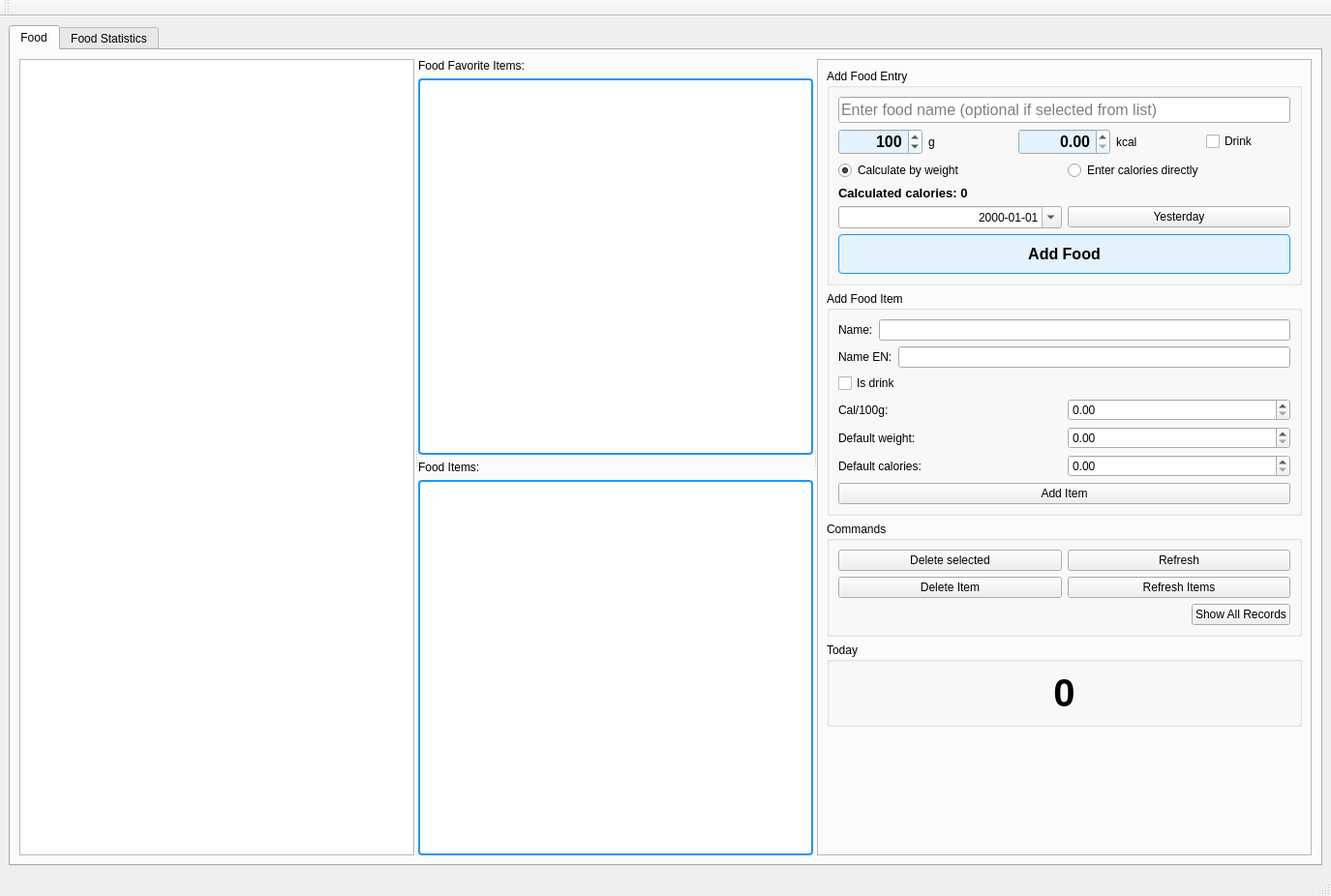
<?xml version="1.0" encoding="UTF-8"?>
<ui version="4.0">
 <class>MainWindow</class>
 <widget class="QMainWindow" name="MainWindow">
  <property name="geometry">
   <rect>
    <x>0</x>
    <y>0</y>
    <width>1375</width>
    <height>926</height>
   </rect>
  </property>
  <property name="windowTitle">
   <string>Food tracker</string>
  </property>
  <widget class="QWidget" name="centralWidget">
   <layout class="QHBoxLayout" name="horizontalLayout">
    <item>
     <widget class="QTabWidget" name="tabWidget">
      <property name="currentIndex">
       <number>0</number>
      </property>
      <widget class="QWidget" name="tab_food">
       <attribute name="title">
        <string>Food</string>
       </attribute>
       <layout class="QHBoxLayout" name="horizontalLayout_food">
        <item>
         <widget class="QSplitter" name="splitter_food">
          <property name="orientation">
           <enum>Qt::Horizontal</enum>
          </property>
          <property name="childrenCollapsible">
           <bool>false</bool>
          </property>
          <widget class="QTableView" name="tableView_food_log"/>
          <widget class="QWidget" name="widget_food_middle">
           <layout class="QVBoxLayout" name="verticalLayout_food_middle">
            <item>
             <widget class="QLabel" name="label_favorite_food_items">
              <property name="text">
               <string>Food Favorite Items:</string>
              </property>
             </widget>
            </item>
            <item>
             <widget class="QListView" name="listView_favorite_food_items">
              <property name="styleSheet">
               <string notr="true">QListView {
                                border: 2px solid #2196F3;
                                border-radius: 4px;
                                background-color: white;
                                }
                                QListView::item {
                                padding: 4px;
                                border-bottom: 1px solid #e0e0e0;
                                }
                                QListView::item:selected {
                                background-color: #e3f2fd;
                                color: black;
                                }
                                QListView::item:hover {
                                background-color: #bbdefb;
                                }</string>
              </property>
             </widget>
            </item>
            <item>
             <widget class="QLabel" name="label_food_items">
              <property name="text">
               <string>Food Items:</string>
              </property>
             </widget>
            </item>
            <item>
             <widget class="QListView" name="listView_food_items">
              <property name="styleSheet">
               <string notr="true">QListView {
                                border: 2px solid #2196F3;
                                border-radius: 4px;
                                background-color: white;
                                }
                                QListView::item {
                                padding: 4px;
                                border-bottom: 1px solid #e0e0e0;
                                }
                                QListView::item:selected {
                                background-color: #e3f2fd;
                                color: black;
                                }
                                QListView::item:hover {
                                background-color: #bbdefb;
                                }</string>
              </property>
             </widget>
            </item>
           </layout>
          </widget>
          <widget class="QFrame" name="frame_food_controls">
           <property name="minimumSize">
            <size>
             <width>350</width>
             <height>0</height>
            </size>
           </property>
           <property name="frameShape">
            <enum>QFrame::StyledPanel</enum>
           </property>
           <property name="frameShadow">
            <enum>QFrame::Raised</enum>
           </property>
           <layout class="QVBoxLayout" name="verticalLayout_food_controls">
            <item>
             <widget class="QGroupBox" name="groupBox_food_add">
              <property name="title">
               <string>Add Food Entry</string>
              </property>
              <layout class="QVBoxLayout" name="verticalLayout">
               <item>
                <layout class="QHBoxLayout" name="horizontalLayout_food_manual_name">
                 <item>
                  <widget class="QLineEdit" name="lineEdit_food_manual_name">
                   <property name="font">
                    <font>
                     <pointsize>12</pointsize>
                    </font>
                   </property>
                   <property name="placeholderText">
                    <string>Enter food name (optional if selected from list)</string>
                   </property>
                  </widget>
                 </item>
                </layout>
               </item>
               <item>
                <layout class="QHBoxLayout" name="horizontalLayout_food_weight">
                 <item>
                  <widget class="QSpinBox" name="spinBox_food_weight">
                   <property name="font">
                    <font>
                     <pointsize>12</pointsize>
                     <weight>75</weight>
                     <bold>true</bold>
                    </font>
                   </property>
                   <property name="styleSheet">
                    <string notr="true">QSpinBox {
                                          background-color: #e3f2fd;
                                          }</string>
                   </property>
                   <property name="alignment">
                    <set>Qt::AlignRight|Qt::AlignTrailing|Qt::AlignVCenter</set>
                   </property>
                   <property name="maximum">
                    <number>10000</number>
                   </property>
                   <property name="value">
                    <number>100</number>
                   </property>
                  </widget>
                 </item>
                 <item>
                  <widget class="QLabel" name="label_food_weight_unit">
                   <property name="text">
                    <string>g</string>
                   </property>
                  </widget>
                 </item>
                 <item>
                  <widget class="QDoubleSpinBox" name="doubleSpinBox_food_calories">
                   <property name="font">
                    <font>
                     <pointsize>12</pointsize>
                     <weight>75</weight>
                     <bold>true</bold>
                    </font>
                   </property>
                   <property name="styleSheet">
                    <string notr="true">QDoubleSpinBox {
                                          background-color: #e3f2fd;
                                          }</string>
                   </property>
                   <property name="alignment">
                    <set>Qt::AlignRight|Qt::AlignTrailing|Qt::AlignVCenter</set>
                   </property>
                   <property name="maximum">
                    <double>10000.000000000000000</double>
                   </property>
                  </widget>
                 </item>
                 <item>
                  <widget class="QLabel" name="label_food_calories">
                   <property name="text">
                    <string>kcal</string>
                   </property>
                  </widget>
                 </item>
                 <item>
                  <widget class="QCheckBox" name="checkBox_food_is_drink">
                   <property name="text">
                    <string>Drink</string>
                   </property>
                  </widget>
                 </item>
                </layout>
               </item>
               <item>
                <layout class="QHBoxLayout" name="horizontalLayout_2">
                 <item>
                  <widget class="QRadioButton" name="radioButton_use_weight">
                   <property name="text">
                    <string>Calculate by weight</string>
                   </property>
                   <property name="checked">
                    <bool>true</bool>
                   </property>
                  </widget>
                 </item>
                 <item>
                  <widget class="QRadioButton" name="radioButton_use_calories">
                   <property name="text">
                    <string>Enter calories directly</string>
                   </property>
                  </widget>
                 </item>
                </layout>
               </item>
               <item>
                <widget class="QLabel" name="label_food_calories_calc">
                 <property name="font">
                  <font>
                   <pointsize>10</pointsize>
                   <weight>75</weight>
                   <bold>true</bold>
                  </font>
                 </property>
                 <property name="text">
                  <string>Calculated calories: 0</string>
                 </property>
                </widget>
               </item>
               <item>
                <layout class="QHBoxLayout" name="horizontalLayout_food_date">
                 <item>
                  <widget class="QDateEdit" name="dateEdit_food">
                   <property name="minimumSize">
                    <size>
                     <width>191</width>
                     <height>0</height>
                    </size>
                   </property>
                   <property name="alignment">
                    <set>Qt::AlignRight|Qt::AlignTrailing|Qt::AlignVCenter</set>
                   </property>
                   <property name="displayFormat">
                    <string>yyyy-MM-dd</string>
                   </property>
                   <property name="calendarPopup">
                    <bool>true</bool>
                   </property>
                  </widget>
                 </item>
                 <item>
                  <widget class="QPushButton" name="pushButton_food_yesterday">
                   <property name="minimumSize">
                    <size>
                     <width>61</width>
                     <height>0</height>
                    </size>
                   </property>
                   <property name="text">
                    <string>Yesterday</string>
                   </property>
                  </widget>
                 </item>
                </layout>
               </item>
               <item>
                <widget class="QPushButton" name="pushButton_food_add">
                 <property name="minimumSize">
                  <size>
                   <width>0</width>
                   <height>41</height>
                  </size>
                 </property>
                 <property name="font">
                  <font>
                   <pointsize>12</pointsize>
                   <weight>75</weight>
                   <bold>true</bold>
                  </font>
                 </property>
                 <property name="styleSheet">
                  <string notr="true">QPushButton {
                                      background-color: #e3f2fd;
                                      border: 1px solid #2196F3;
                                      border-radius: 4px;
                                      }
                                      QPushButton:hover {
                                      background-color: #bbdefb;
                                      }
                                      QPushButton:pressed {
                                      background-color: #90caf9;
                                      }</string>
                 </property>
                 <property name="text">
                  <string>Add Food</string>
                 </property>
                </widget>
               </item>
              </layout>
             </widget>
            </item>
            <item>
             <widget class="QGroupBox" name="groupBox_food_items">
              <property name="title">
               <string>Add Food Item</string>
              </property>
              <layout class="QVBoxLayout" name="verticalLayout_food_items">
               <item>
                <layout class="QHBoxLayout" name="horizontalLayout_food_name">
                 <item>
                  <widget class="QLabel" name="label_food_name">
                   <property name="text">
                    <string>Name:</string>
                   </property>
                  </widget>
                 </item>
                 <item>
                  <widget class="QLineEdit" name="lineEdit_food_name"/>
                 </item>
                </layout>
               </item>
               <item>
                <layout class="QHBoxLayout" name="horizontalLayout_food_name_en">
                 <item>
                  <widget class="QLabel" name="label_food_name_en">
                   <property name="text">
                    <string>Name EN:</string>
                   </property>
                  </widget>
                 </item>
                 <item>
                  <widget class="QLineEdit" name="lineEdit_food_name_en"/>
                 </item>
                </layout>
               </item>
               <item>
                <widget class="QCheckBox" name="checkBox_is_drink">
                 <property name="text">
                  <string>Is drink</string>
                 </property>
                </widget>
               </item>
               <item>
                <layout class="QHBoxLayout" name="horizontalLayout_food_cal100">
                 <item>
                  <widget class="QLabel" name="label_food_cal100">
                   <property name="text">
                    <string>Cal/100g:</string>
                   </property>
                  </widget>
                 </item>
                 <item>
                  <widget class="QDoubleSpinBox" name="doubleSpinBox_food_cal100">
                   <property name="maximum">
                    <double>9999.000000000000000</double>
                   </property>
                  </widget>
                 </item>
                </layout>
               </item>
               <item>
                <layout class="QHBoxLayout" name="horizontalLayout_food_default_weight">
                 <item>
                  <widget class="QLabel" name="label_food_default_weight">
                   <property name="text">
                    <string>Default weight:</string>
                   </property>
                  </widget>
                 </item>
                 <item>
                  <widget class="QDoubleSpinBox" name="doubleSpinBox_food_default_weight">
                   <property name="maximum">
                    <double>9999.000000000000000</double>
                   </property>
                  </widget>
                 </item>
                </layout>
               </item>
               <item>
                <layout class="QHBoxLayout" name="horizontalLayout_food_default_cal">
                 <item>
                  <widget class="QLabel" name="label_food_default_cal">
                   <property name="text">
                    <string>Default calories:</string>
                   </property>
                  </widget>
                 </item>
                 <item>
                  <widget class="QDoubleSpinBox" name="doubleSpinBox_food_default_cal">
                   <property name="maximum">
                    <double>9999.000000000000000</double>
                   </property>
                  </widget>
                 </item>
                </layout>
               </item>
               <item>
                <widget class="QPushButton" name="pushButton_food_item_add">
                 <property name="text">
                  <string>Add Item</string>
                 </property>
                </widget>
               </item>
              </layout>
             </widget>
            </item>
            <item>
             <widget class="QGroupBox" name="groupBox_food_commands">
              <property name="title">
               <string>Commands</string>
              </property>
              <layout class="QVBoxLayout" name="verticalLayout_2">
               <item>
                <layout class="QHBoxLayout" name="horizontalLayout_food_commands">
                 <item>
                  <widget class="QPushButton" name="pushButton_food_delete">
                   <property name="text">
                    <string>Delete selected</string>
                   </property>
                  </widget>
                 </item>
                 <item>
                  <widget class="QPushButton" name="pushButton_food_refresh">
                   <property name="text">
                    <string>Refresh</string>
                   </property>
                  </widget>
                 </item>
                </layout>
               </item>
               <item>
                <layout class="QHBoxLayout" name="horizontalLayout_food_commands2">
                 <item>
                  <widget class="QPushButton" name="pushButton_food_items_delete">
                   <property name="text">
                    <string>Delete Item</string>
                   </property>
                  </widget>
                 </item>
                 <item>
                  <widget class="QPushButton" name="pushButton_food_items_refresh">
                   <property name="text">
                    <string>Refresh Items</string>
                   </property>
                  </widget>
                 </item>
                </layout>
               </item>
               <item>
                <layout class="QHBoxLayout" name="horizontalLayout_3">
                 <item>
                  <spacer name="horizontalSpacer">
                   <property name="orientation">
                    <enum>Qt::Horizontal</enum>
                   </property>
                   <property name="sizeHint" stdset="0">
                    <size>
                     <width>40</width>
                     <height>20</height>
                    </size>
                   </property>
                  </spacer>
                 </item>
                 <item>
                  <widget class="QPushButton" name="pushButton_show_all_records">
                   <property name="text">
                    <string>Show All Records</string>
                   </property>
                  </widget>
                 </item>
                </layout>
               </item>
              </layout>
             </widget>
            </item>
            <item>
             <widget class="QGroupBox" name="groupBox_food_today">
              <property name="title">
               <string>Today</string>
              </property>
              <layout class="QHBoxLayout" name="horizontalLayout_5">
               <item>
                <widget class="QLabel" name="label_food_today">
                 <property name="font">
                  <font>
                   <pointsize>30</pointsize>
                   <weight>75</weight>
                   <bold>true</bold>
                  </font>
                 </property>
                 <property name="text">
                  <string>0</string>
                 </property>
                 <property name="alignment">
                  <set>Qt::AlignCenter</set>
                 </property>
                </widget>
               </item>
              </layout>
             </widget>
            </item>
            <item>
             <spacer name="verticalSpacer_food">
              <property name="orientation">
               <enum>Qt::Vertical</enum>
              </property>
              <property name="sizeHint" stdset="0">
               <size>
                <width>20</width>
                <height>40</height>
               </size>
              </property>
             </spacer>
            </item>
           </layout>
          </widget>
         </widget>
        </item>
       </layout>
      </widget>
      <widget class="QWidget" name="tab_food_stats">
       <attribute name="title">
        <string>Food Statistics</string>
       </attribute>
       <layout class="QVBoxLayout" name="verticalLayout_food_stats">
        <item>
         <widget class="QFrame" name="frame_food_stats_controls">
          <property name="maximumSize">
           <size>
            <width>16777215</width>
            <height>80</height>
           </size>
          </property>
          <property name="frameShape">
           <enum>QFrame::StyledPanel</enum>
          </property>
          <property name="frameShadow">
           <enum>QFrame::Raised</enum>
          </property>
          <layout class="QHBoxLayout" name="horizontalLayout_food_stats_controls">
           <item>
            <widget class="QLabel" name="label_food_stats_from">
             <property name="text">
              <string>From:</string>
             </property>
            </widget>
           </item>
           <item>
            <widget class="QDateEdit" name="dateEdit_food_stats_from">
             <property name="displayFormat">
              <string>yyyy-MM-dd</string>
             </property>
             <property name="calendarPopup">
              <bool>true</bool>
             </property>
            </widget>
           </item>
           <item>
            <widget class="QLabel" name="label_food_stats_to">
             <property name="text">
              <string>To:</string>
             </property>
            </widget>
           </item>
           <item>
            <widget class="QDateEdit" name="dateEdit_food_stats_to">
             <property name="displayFormat">
              <string>yyyy-MM-dd</string>
             </property>
             <property name="calendarPopup">
              <bool>true</bool>
             </property>
            </widget>
           </item>
           <item>
            <widget class="QPushButton" name="pushButton_food_stats_last_week">
             <property name="text">
              <string>Last Week</string>
             </property>
            </widget>
           </item>
           <item>
            <widget class="QPushButton" name="pushButton_food_stats_last_month">
             <property name="text">
              <string>Last Month</string>
             </property>
            </widget>
           </item>
           <item>
            <widget class="QPushButton" name="pushButton_food_stats_last_year">
             <property name="text">
              <string>Last Year</string>
             </property>
            </widget>
           </item>
           <item>
            <widget class="QPushButton" name="pushButton_food_stats_update">
             <property name="text">
              <string>Update Chart</string>
             </property>
            </widget>
           </item>
           <item>
            <widget class="QComboBox" name="comboBox_food_stats_period">
             <item>
              <property name="text">
               <string>Days</string>
              </property>
             </item>
             <item>
              <property name="text">
               <string>Weeks</string>
              </property>
             </item>
             <item>
              <property name="text">
               <string>Months</string>
              </property>
             </item>
            </widget>
           </item>
           <item>
            <spacer name="horizontalSpacer_food_stats">
             <property name="orientation">
              <enum>Qt::Horizontal</enum>
             </property>
             <property name="sizeHint" stdset="0">
              <size>
               <width>40</width>
               <height>20</height>
              </size>
             </property>
            </spacer>
           </item>
          </layout>
         </widget>
        </item>
        <item>
         <widget class="QScrollArea" name="scrollArea_food_stats">
          <property name="widgetResizable">
           <bool>true</bool>
          </property>
          <widget class="QWidget" name="scrollAreaWidgetContents_food_stats">
           <property name="geometry">
            <rect>
             <x>0</x>
             <y>0</y>
             <width>1331</width>
             <height>760</height>
            </rect>
           </property>
           <layout class="QVBoxLayout" name="verticalLayout_food_stats_content"/>
          </widget>
         </widget>
        </item>
       </layout>
      </widget>
     </widget>
    </item>
   </layout>
  </widget>
  <widget class="QMenuBar" name="menuBar">
   <property name="geometry">
    <rect>
     <x>0</x>
     <y>0</y>
     <width>1375</width>
     <height>21</height>
    </rect>
   </property>
  </widget>
  <widget class="QToolBar" name="mainToolBar">
   <attribute name="toolBarArea">
    <enum>TopToolBarArea</enum>
   </attribute>
   <attribute name="toolBarBreak">
    <bool>false</bool>
   </attribute>
  </widget>
  <widget class="QStatusBar" name="statusBar"/>
 </widget>
 <resources/>
 <connections/>
</ui>
